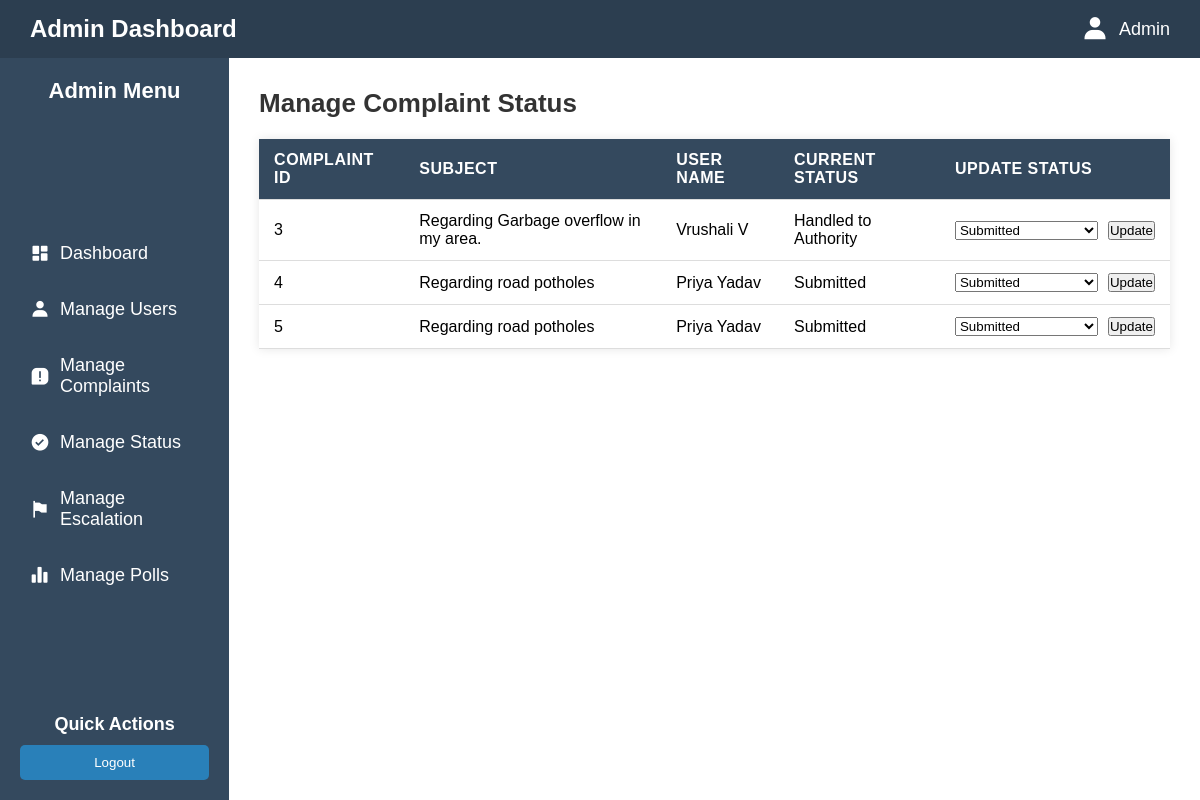
/admin/status (signed in), run on the app's committed database.
### tables this page shows
CREATE TABLE complaints (
    id INTEGER PRIMARY KEY AUTOINCREMENT,
    user_id INTEGER NOT NULL,
    subject TEXT NOT NULL,
    description TEXT NOT NULL,
    location TEXT NOT NULL,
    photo TEXT,
    category TEXT NOT NULL,
    status TEXT DEFAULT 'Submitted',
    created_at DATETIME DEFAULT CURRENT_TIMESTAMP,
    latitude REAL,
    longitudeÂ REAL, longitude REAL,
    FOREIGN KEY (user_id) REFERENCES users(id)
    
);

CREATE TABLE users (
    id INTEGER PRIMARY KEY AUTOINCREMENT,
    name TEXT NOT NULL,
    email TEXT NOT NULL UNIQUE,
    phone TEXT NOT NULL UNIQUE,
    otp TEXT,
    otp_expires_at DATETIME
);

### app.py (the view, shortened to what this page needs)
@app.route('/admin/status', methods=['GET', 'POST'])
def admin_status():
    if not session.get('admin_logged_in'):
        return redirect(url_for('admin_login'))
    conn = get_db()
    cursor = conn.cursor()
    cursor.execute("""
        SELECT c.id, c.subject, c.status, u.name AS user_name
        FROM complaints c
        JOIN users u ON c.user_id = u.id
    """)
    complaints = cursor.fetchall()
    conn.close()
    return render_template('adminStatus.html', complaints=complaints)

### app.py (called while the page is built)
def get_db():
    conn = sqlite3.connect(DATABASE)
    conn.row_factory = sqlite3.Row
    return conn

### templates/adminStatus.html (shortened to what this page needs)
<!DOCTYPE html>
<html lang="en">
<head>
    <link rel="stylesheet" href="/static/AdminDashboard.css">
    <link href='https://unpkg.com/boxicons@2.1.4/css/boxicons.min.css' rel='stylesheet'>
</head>
<body>
    <div class="header">
        <p class="logo">Admin Dashboard</p>
        <div class="profile">
            <i class='bx bxs-user'></i><p>Admin</p>
        </div>
    </div>
    <div class="container">
        <div class="sidebar">
            <div class="head">
                <p>Admin Menu</p>
            </div>
            <ul>
               <li><a href="{{ url_for('admin_dashboard') }}"><i class='bx bxs-dashboard'></i> Dashboard</a></li>
               <li><a href="{{ url_for('admin_users') }}"><i class='bx bxs-user'></i> Manage Users</a></li>
               <li><a href="{{ url_for('admin_complaints') }}"><i class='bx bxs-message-square-error'></i> Manage Complaints</a></li>
               <li><a href="{{ url_for('admin_status') }}" class="active"><i class='bx bxs-check-circle'></i> Manage Status</a></li>
               <li><a href="{{url_for('admin_escalations')}}"><i class='bx bxs-flag-alt'></i> Manage Escalation</a></li>
               <li><a href="{{url_for('admin_polls')}}"><i class='bx bxs-bar-chart-alt-2'></i> Manage Polls</a></li>
            </ul>
            <div class="foot">
                <h3>Quick Actions</h3>
                <a href="{{ url_for('admin_logout') }}"><button>Logout</button></a>
            </div>
        </div>
        <div id="root">
            <h1>Manage Complaint Status</h1>
            <table class="styled-table">
                <thead>
                    <tr>
                        <th>Complaint ID</th>
                        <th>Subject</th>
                        <th>User Name</th>
                        <th>Current Status</th>
                        <th>Update Status</th>
                    </tr>
                </thead>
                <tbody>
                    {% for c in complaints %}
                    <tr>
                        <td>{{ c['id'] }}</td>
                        <td>{{ c['subject'] }}</td>
                        <td>{{ c['user_name'] }}</td>
                        <td>{{ c['status'] }}</td>
                        <td>
                            <form method="post" style="display:flex; gap:10px;">
                                <select name="status">
                                    <option value="Submitted">Submitted</option>
                                </select>
                                <button type="submit" class="login-btn">Update</button>
                            </form>
                        </td>
                    </tr>
                    {% endfor %}
                </tbody>
            </table>
        </div>
    </div>
</body>
</html>

### static/AdminDashboard.css (style rules this page uses)
* { box-sizing: border-box; margin: 0; padding: 0; }
body { font-family: 'Arial', sans-serif; background-color: #f4f6f9; display: flex; flex-direction: column; height: 100vh; }
.header { display: flex; justify-content: space-between; align-items: center; padding: 15px 30px; background-color: #2c3e50; color: white; }
.header .logo { font-size: 24px; font-weight: bold; }
.header .profile { display: flex; align-items: center; font-size: 18px; }
.header .profile i { font-size: 28px; margin-right: 10px; }
.container { display: flex; flex: 1; overflow: hidden; }
.sidebar { width: 250px; background-color: #34495e; color: white; padding: 20px; display: flex; flex-direction: column; justify-content: space-between; }
.sidebar .head p { font-size: 22px; font-weight: bold; margin-bottom: 30px; text-align: center; }
.sidebar ul { list-style: none; padding: 0; }
.sidebar ul li { margin: 15px 0; }
.sidebar ul li a { color: white; text-decoration: none; font-size: 18px; display: flex; align-items: center; padding: 10px; border-radius: 4px; transition: background-color 0.3s; }
.sidebar ul li a i { margin-right: 10px; font-size: 20px; }
.sidebar .foot { margin-top: 20px; }
.sidebar .foot h3 { font-size: 18px; margin-bottom: 10px; text-align: center; }
.sidebar .foot button { width: 100%; padding: 10px 0; background-color: #2980b9; color: white; border: none; border-radius: 5px; cursor: pointer; transition: background-color 0.3s; }
#root { flex-grow: 1; padding: 30px; background-color: #fff; overflow-y: auto; }
h1 { font-size: 26px; margin-bottom: 20px; color: #333; }
.styled-table { width: 100%; border-collapse: collapse; margin-top: 20px; font-size: 16px; box-shadow: 0 0 10px rgba(0,0,0,0.1); background: #fff; }
.styled-table th, .styled-table td { padding: 12px 15px; text-align: left; border-bottom: 1px solid #ddd; }
.styled-table th { background: #34495e; color: #fff; text-transform: uppercase; letter-spacing: 0.5px; }

### data on the page
complaints: id "3", subject "Regarding Garbage overflow in my area.", user_name "Vrushali V", status "Handled to Authority"
complaints: id "4", subject "Regarding road potholes", user_name "Priya Yadav", status "Submitted"
complaints: id "5", subject "Regarding road potholes", user_name "Priya Yadav", status "Submitted"
